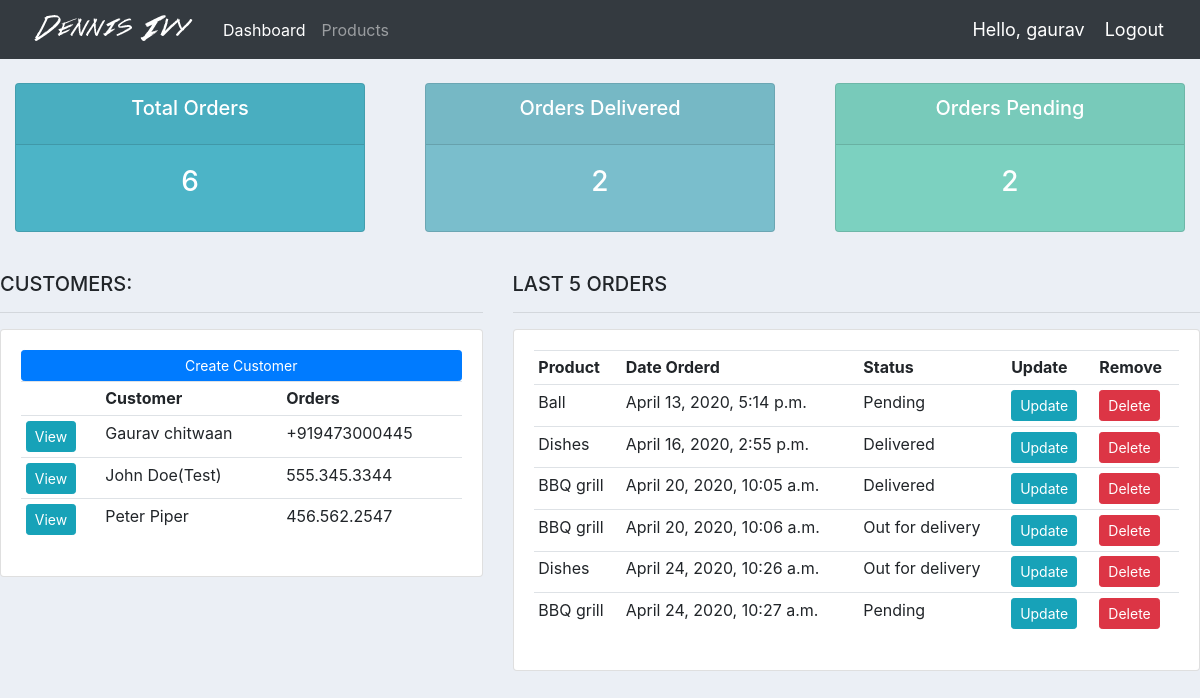
The app's page / (signed in), older data.
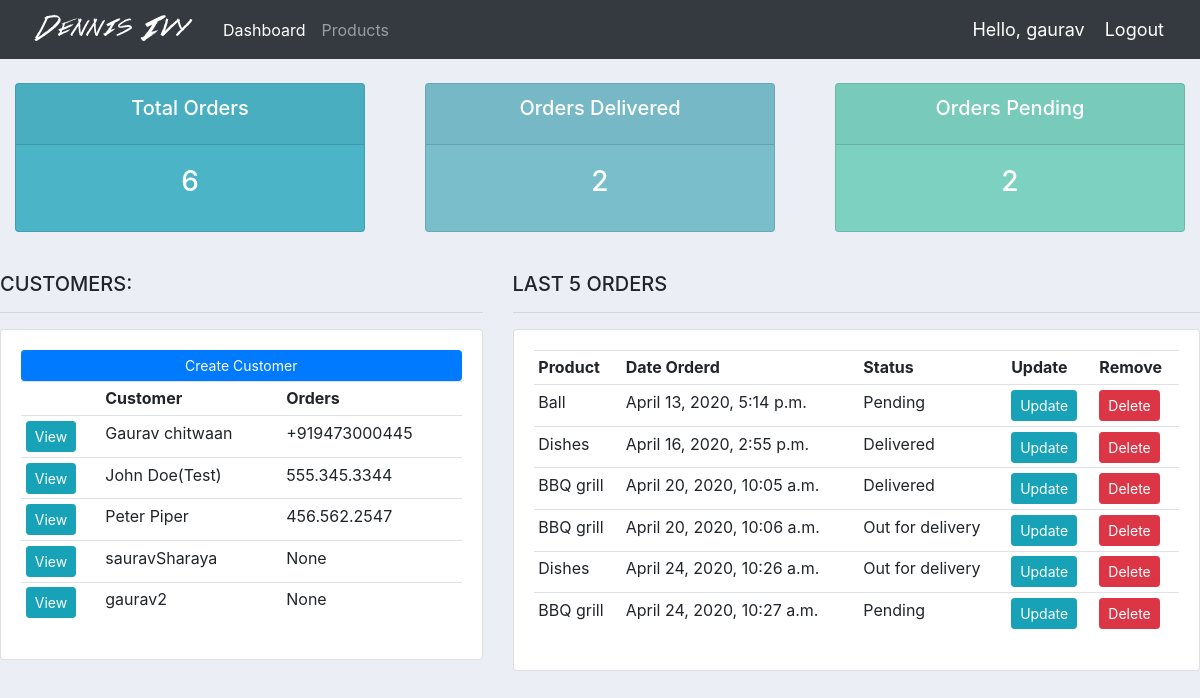
The same page, newer data.
### accounts/models.py (models this page shows, shortened)
class Customers(models.Model):
    user= models.OneToOneField(User,null=True,blank=True, on_delete=models.CASCADE)
    name = models.CharField(max_length=200, null=True)
    phone = models.CharField(max_length=200, null=True)
    email = models.CharField(max_length=200, null=True)
    date_created = models.DateTimeField(auto_now_add=True, null=True)
    profile_pic= models.ImageField(null=True,blank=True,default='profile1.png')

class Order(models.Model):
    STATUS = (
        ('Pending', 'Pending'),
        ('Out for delivery', 'Out for delivery'),
        ('Delivered', 'Delivered'),
    )
    customers = models.ForeignKey(
        Customers, null=True, on_delete=models.SET_NULL)
    product = models.ForeignKey(Product, null=True, on_delete=models.SET_NULL)
    date_created = models.DateTimeField(auto_now_add=True, null=True)
    status = models.CharField(max_length=200, null=True, choices=STATUS)

class Product(models.Model):
    CATEGORY = (
        ('Indoor', 'Indoor'),
        ('Out Door', 'Out Door')
    )
    name = models.CharField(max_length=200, null=True)
    price = models.FloatField(null=True)
    category = models.CharField(max_length=200, null=True, choices=CATEGORY)
    description = models.CharField(max_length=200, null=True, blank=True)
    date_created = models.DateTimeField(auto_now_add=True, null=True)
    tag = models.ManyToManyField(Tag)
    def __str__(self):
        return self.name

### accounts/decorators.py (the view)
    def wrapper_function(request, *args, **kwargs):
        group = None
        if request.user.groups.exists():
            group = request.user.groups.all()[0].name
        if group == 'customers':
            return redirect('user-page')
        if group == 'admin':
            return view_func(request, *args, **kwargs)

### accounts/views.py (called while the page is built)
@login_required(login_url='login')
@admin_only
def home(request):
    orders = Order.objects.all()
    customers = Customers.objects.all()
    totalCustomers = customers.count()
    totalOrders = orders.count()
    delivered = orders.filter(status='Delivered').count()
    pending = orders.filter(status='Pending').count()
    context = {
        'customers': customers,
        'orders': orders,
        'totalOrders': totalOrders,
        'delivered': delivered,
        'pending': pending,
    }
    return render(request, 'accounts/dashboard.html', context)

### accounts/templates/accounts/dashboard.html
{% extends 'accounts/main.html' %}
{% block content %}
{% include 'accounts/status.html'%}
<br>
<div class="row">
	<div class="col-md-5">
		<h5>CUSTOMERS:</h5>
		<hr>
		<div class="card card-body">
			<a class="btn btn-primary  btn-sm btn-block" href="">Create Customer</a>
			<table class="table table-sm">
				<tr>
					<th></th>
					<th>Customer</th>
					<th>Orders</th>
				</tr>
				{% for customer in customers %}
					<tr>
						<td><a class="btn btn-sm btn-info" href="{% url 'customers' customer.id %}">View</a></td>
						<td>{{customer.name}}</td>
						<td>{{customer.phone}}</td>
					</tr>
				{%endfor%}
			</table>
		</div>
	</div>
	<div class="col-md-7">
		<h5>LAST 5 ORDERS</h5>
		<hr>
		<div class="card card-body">
			<table class="table table-sm">
				<tr>
					<th>Product</th>
					<th>Date Orderd</th>
					<th>Status</th>
					<th>Update</th>
					<th>Remove</th>
				</tr>
				{% for order in orders %}
					<tr>
						<td>{{order.product}}</td>
						<td>{{order.date_created}}</td>
						<td>{{order.status}}</td>
						<td><a class="btn btn-sm btn-info" href="{% url 'update_order' order.id %}">Update</td>
						<td><a class="btn btn-sm btn-danger" href="{% url 'delete_order' order.id %}">Delete</td>
					</tr>
				{%endfor%}
			</table>
		</div>
	</div>
</div>
{%endblock%}

### accounts/templates/accounts/main.html (shortened to what this page needs)
{% load static %}
<!DOCTYPE html>
    <head>
    <link rel="stylesheet" href="https://stackpath.bootstrapcdn.com/bootstrap/4.3.1/css/bootstrap.min.css">
    <link rel="stylesheet" href="{% static 'CSS/main.css' %}">
	</head>
    <body>
        {% include 'accounts/navbar.html'%}
        {% block content %}
        {% endblock %}
    </body>
</html>

### accounts/templates/accounts/navbar.html (shortened to what this page needs)
{% load static %}
<nav class="navbar navbar-expand-lg navbar-dark bg-dark">
  <img src="{% static 'image/logo.png' %}">
  <div class="collapse navbar-collapse" id="navbarNav">
    <ul class="navbar-nav">
      {% if request.user.is_staff %}
      <li class="nav-item active">
        <a class="nav-link" href="{% url 'home' %}">Dashboard</a>
      </li>
      <li class="nav-item">
        <a class="nav-link" href="{% url 'products' %}">Products</a>
      </li>
      {% else %}
      <li class="nav-item">
      <a class="nav-link" href="{% url 'account' %}">Account Settings</a>
      {% endif %}
    </ul>
  </div>
  <span class="hello-msg">Hello, {{request.user}}</span>
  <span ><a class="hello-msg" href="{% url 'logout' %}">Logout</a></span>
</nav>

### accounts/templates/accounts/status.html
<br>
<div class="row">
	<div class="col">
		<div class="col-md">
			<div class="card text-center text-white  mb-3" id="total-orders">
			  	<div class="card-header">
			  		<h5 class="card-title">Total Orders</h5>
			  	</div>
			  	<div class="card-body">
			    	<h3 class="card-title">{{totalOrders}}</h3>
			  	</div>
			</div>
		</div>
	</div>
	<div class="col">
		<div class="col-md">
			<div class="card text-center text-white  mb-3" id="orders-delivered">
			  	<div class="card-header">
			  		<h5 class="card-title">Orders Delivered</h5>
			  	</div>
			  	<div class="card-body">
			    	<h3 class="card-title">{{delivered}}</h3>
			  	</div>
			</div>
		</div>
	</div>
	<div class="col">
		<div class="col-md">
			<div class="card text-center text-white  mb-3" id="orders-pending">
			  	<div class="card-header">
			  		<h5 class="card-title">Orders Pending</h5>
			  	</div>
			  	<div class="card-body">
			    	<h3 class="card-title">{{pending}}</h3>
			  	</div>
			</div>
		</div>
	</div>
</div>

### static/CSS/main.css (style rules this page uses)
body { background-color: #ebeff5; }
#total-orders { background-color: #4cb4c7; }
#orders-delivered { background-color: #7abecc; }
#orders-pending { background-color: #7CD1C0; }

### accounts/templates/accounts/navbar.html (style rules this page uses)
.hello-msg { font-size: 18px; color: #fff; margin-right: 20px; }

Row changes from the older to the newer data that the page shows:
added Customers: name "sauravSharaya", phone "None"
added Customers: name "gaurav2", phone "None"
